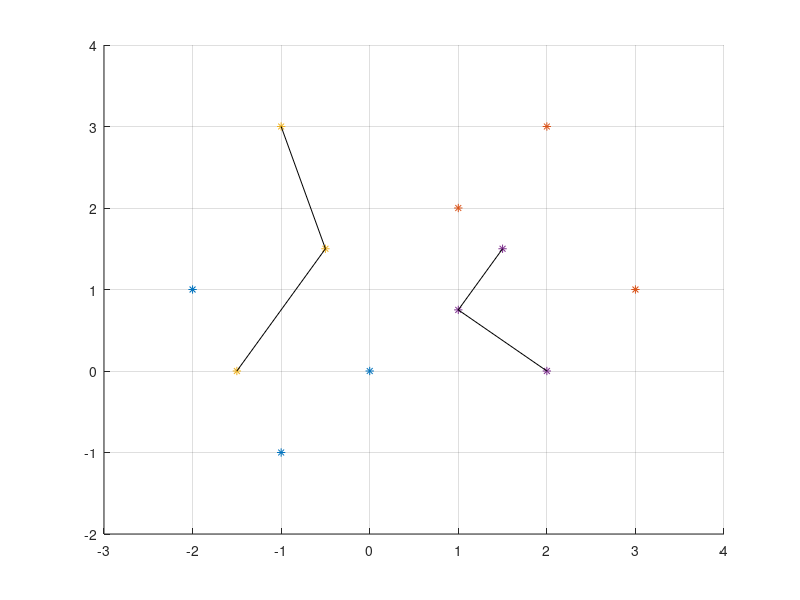

Source code (MATLAB):
D = [ 0 1 -1 2 -2 3; 0 2 -1 3 1 1]
mu = [-1 2;3 0]
%calculate the distance
dis1 = zeros([2,6])
for i = 1:6
    for j = 1:2
        k = abs(D(:,i)-mu(:,j));
        dis1(j,i) = sqrt(k'*k);
    end
end
%update mu
mu11 = (1/2)*(D(:,2)+D(:,5))
mu12 = (1/4)*(D(:,1)+D(:,3)+D(:,4)+D(:,6))
mu1 = [mu11 mu12]
dis2 = zeros([2,6]);
for i = 1:6
    for j = 1:2
        k = abs(D(:,i)-mu1(:,j));
        dis2(j,i) = sqrt(k'*k);
    end
end
dis2
%update mu
mu11 = (1/2)*(D(:,3)+D(:,5))
mu12 = (1/4)*(D(:,1)+D(:,2)+D(:,4)+D(:,6))
mu2 = [mu11 mu12]
dis3 = zeros([2,6]);
for i = 1:6
    for j = 1:2
        k = abs(D(:,i)-mu2(:,j));
        dis3(j,i) = sqrt(k'*k);
    end
end
dis3
%split into 2 classes
C1D = [D(:,1) D(:,3) D(:,5)]
C2D = [D(:,2) D(:,4) D(:,6)]
musC1 = [mu(:,1) mu1(:,1) mu2(:,1)]
musC2 = [mu(:,2) mu1(:,2) mu2(:,2)]
hold on 
grid on
axis([-3 4 -2 4])
scatter(C1D(1,:),C1D(2,:),'*b')
scatter(C2D(1,:),C2D(2,:),'*r')
scatter(musC1(1,:),musC1(2,:),'*black')
plot(musC1(1,:),musC1(2,:),'-black')
scatter(musC2(1,:),musC2(2,:),'*black')
plot(musC2(1,:),musC2(2,:),'-black')